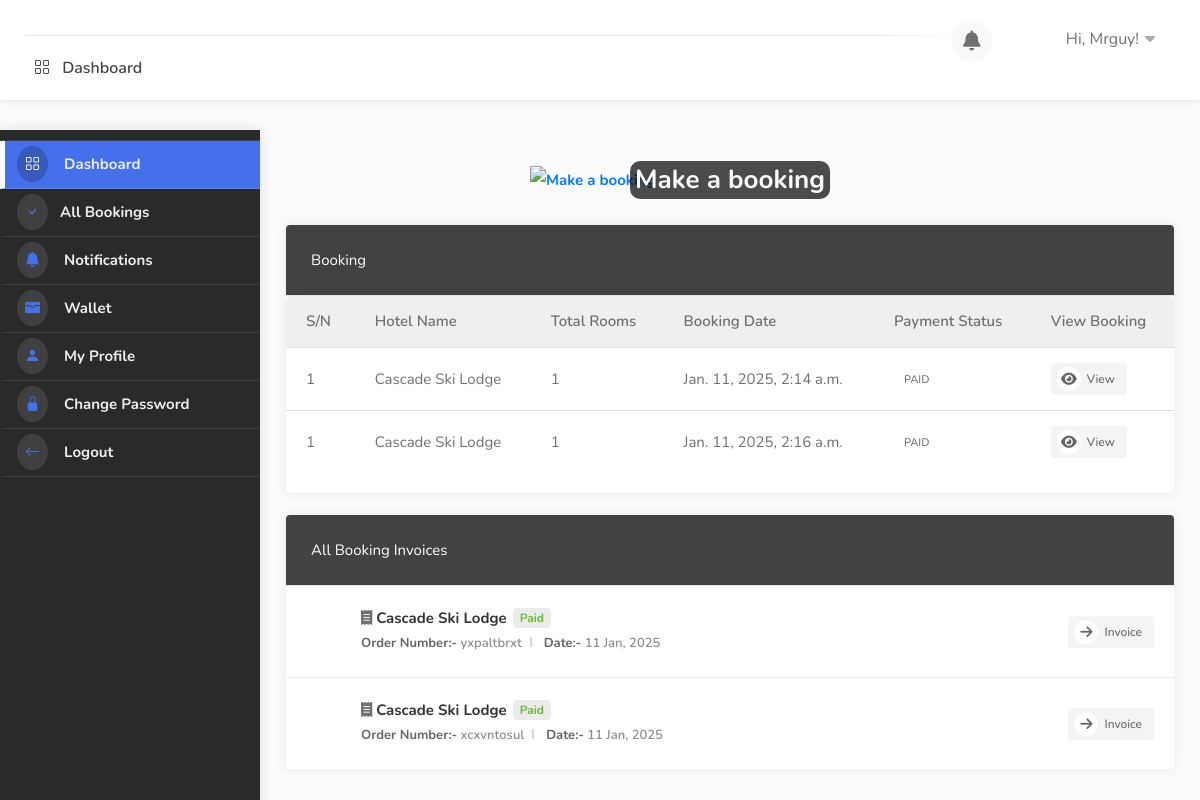
Page /dashboard/ (signed in) on the committed database.
### userauths/models.py (models this page shows, shortened)
class User(AbstractUser):
    full_name = models.CharField(max_length=1000, null=True, blank=True)
    username = models.CharField(max_length=100, null=True, blank=True)
    email = models.EmailField(unique=True)
    phone = models.CharField(max_length=100, null=True, blank=True)
    gender = models.CharField(max_length=100, choices=GENDER, null=True, blank=True)
    otp = models.CharField(max_length=100, null=True, blank=True)
    USERNAME_FIELD = "email"
    REQUIRED_FIELDS = ['username']

### hotel/models.py (models this page shows, shortened)
class Booking(models.Model):
    user = models.ForeignKey(User, on_delete=models.SET_NULL, null=True, blank=True)
    payment_status = models.CharField(max_length=100, choices=PAYMENT_STATUS, default="initiated")
    full_name = models.CharField(max_length=1000, null=True, blank=True)
    email = models.EmailField(null=True, blank=True)
    phone = models.CharField(max_length=1000, null=True, blank=True)
    hotel = models.ForeignKey(Hotel, on_delete=models.SET_NULL, null=True)
    room_type = models.ForeignKey(RoomType, on_delete=models.SET_NULL, null=True)
    room = models.ManyToManyField(Room)
    before_discount = models.DecimalField(max_digits=12, decimal_places=2, default=0.00)
    total = models.DecimalField(max_digits=12, decimal_places=2, default=0.00)
    saved = models.DecimalField(max_digits=12, decimal_places=2, default=0.00)
    check_in_date = models.DateField()
    check_out_date = models.DateField()
    total_days = models.PositiveIntegerField(default=0)
    num_adults = models.PositiveIntegerField(default=1)
    num_children = models.PositiveIntegerField(default=0)
    checked_in = models.BooleanField(default=False)
    checked_out = models.BooleanField(default=False)
    is_active = models.BooleanField(default=True)
    checked_in_tracker = models.BooleanField(default=False, help_text="DO NOT CHECK THIS BOX")
    checked_out_tracker = models.BooleanField(default=False, help_text="DO NOT CHECK THIS BOX")
    date = models.DateTimeField(auto_now_add=True, null=True, blank=True)
    coupons = models.ManyToManyField("hotel.Coupon", blank=True)
    stripe_payment_intent = models.CharField(max_length=200,null=True, blank=True)
    success_id = ShortUUIDField(length=300, max_length=505, alphabet="abcdefghijklmnopqrstuvxyz1234567890")
    booking_id = ShortUUIDField(unique=True, length=10, max_length=20, alphabet="abcdefghijklmnopqrstuvxyz")

class Hotel(models.Model):
    user = models.ForeignKey(User, on_delete=models.CASCADE)
    name = models.CharField(max_length=100)
    description = CKEditor5Field(config_name='extends', null=True, blank=True)
    image = models.FileField(upload_to="hotel_gallery")
    address = models.CharField(max_length=200)
    mobile = models.CharField(max_length=20)
    email = models.CharField(max_length=20)
    status = models.CharField(choices=HOTEL_STATUS, max_length=10, default="published", null=True, blank=True)
    tags = TaggableManager(blank=True)
    views = models.PositiveIntegerField(default=0)
    featured = models.BooleanField(default=False)
    hid = ShortUUIDField(unique=True, length=10, max_length=20, alphabet="abcdefghijklmnopqrstuvxyz1234567890")
    slug = models.SlugField(null=True, blank=True)
    date = models.DateTimeField(auto_now_add=True)
    def hotel_gallery(self):
        return HotelGallery.objects.filter(hotel=self)

### user_dashboard/views.py (the view)
# urls.py: path("dashboard/", include("user_dashboard.urls")),
@login_required
def dashboard(request):
    bookings = Booking.objects.filter(user=request.user, payment_status="paid")
    total_spent = Booking.objects.filter(user=request.user, payment_status="paid").aggregate(amount=models.Sum('total'))
    print("bookings ========", total_spent)
    context = {
        "bookings":bookings,
        "total_spent":total_spent,
    }
    return render(request, "user_dashboard/dashboard.html", context)

### hotel/context_processor.py (called while the page is built)
def default(request):
    if 'selection_data_obj' in request.session:
        total_selected_items = len(request.session['selection_data_obj'])
    else:
        total_selected_items = 0
    try:
        noti = Notification.objects.filter(user=request.user, seen=False)
    except:
        noti = None
    return {
        "total_selected_items": total_selected_items,
        "noti": noti,
    }

### templates/user_dashboard/dashboard.html (shortened to what this page needs)
{% extends 'partials/dashboard_base.html' %}
{% load static %}
{% block content %}
    <div id="dashboard">
        {% include 'partials/dashboard_sidebar.html' %}
        <div class="utf_dashboard_content">
        <section>
            <div style="position: relative; width: 100%; max-width: 400px; margin: auto;">
                <a href="/detail/cascade-ski-lodge">
                    <img src="{% static 'images/csc/lodge2.png' %}" alt="Make a booking" style="width: 100%;">
                    <div style="position: absolute; top: 50%; left: 50%; transform: translate(-50%, -50%); color: white; font-size: 26px; background: rgba(0, 0, 0, 0.7); padding: 5px; text-align: center; border-radius: 10px;">
                        Make a booking
                    </div>
                </a>
            </div>
        </section>
        <section>
            <div class="row">
                <div class="col-lg-12 col-md-12 mb-4">
                    <div class="utf_dashboard_list_box table-responsive recent_booking">
                        <h4>Booking</h4>
                        <div class="dashboard-list-box table-responsive invoices with-icons">
                            <table class="table table-hover">
                                <thead>
                                    <tr>
                                        <th>S/N</th>
                                        <th>Hotel Name</th>
                                        <th>Total Rooms</th>
                                        <th>Booking Date</th>
                                        <th>Payment Status</th>
                                        <th>View Booking</th>
                                    </tr>
                                </thead>
                                <tbody>
                                    {% for b in bookings %}
                                        <tr>
                                            <td>1</td>
                                            <td>{{ b.hotel.name }}</td>
                                            <td>{{ b.room.all.count }}</td>
                                            <td>{{b.date}}</td>
                                            <td><span class="badge text-uppercase">{{ b.payment_status }}</span></td>
                                            <td><a href="{% url 'dashboard:booking_detail' b.booking_id %}" class="button gray"><i class="fa fa-eye"></i> View</a></td>
                                        </tr>
                                    {% endfor %}
                                </tbody>
                            </table>
                        </div>
                    </div>
                </div>
                <div class="col-lg-12 col-md-12">
                    <div class="utf_dashboard_list_box invoices with-icons margin-top-20">
                        <h4>All Booking Invoices</h4>
                        <ul>
                            {% for b in bookings %}
                                <li><i class="fas fa-receipt"></i> <strong>{{b.hotel.name}} <span class="paid">{{b.payment_status|title}}</span></strong>
                                    <ul>
                                        <li><span>Order Number:-</span> {{b.booking_id}}</li>
                                        <li><span>Date:-</span> {{b.date|date:"d M, Y"}}</li>
                                    </ul>
                                    <div class="buttons-to-right"> <a href="{% url 'hotel:invoice' b.booking_id %}" class="button gray"><i class="fas fa-arrow-right"></i> Invoice</a> </div>
                                </li>
                            {% endfor %}
                        </ul>
                    </div>
                </div>
            </div>
        </section>
    </div>
{% endblock content %}

### templates/partials/dashboard_base.html (shortened to what this page needs)
{% load static %}
<!DOCTYPE html>
<html lang="zxx">
<head>
    <link rel="stylesheet" href="{% static 'css/stylesheet.css' %}">
    <link rel="stylesheet" href="{% static 'css/mmenu.css' %}">
    <link rel="stylesheet" href="{% static 'css/perfect-scrollbar.css' %}">
    <link rel="stylesheet" href="{% static 'css/style.css' %}" id="colors">
    <link rel="stylesheet" href="https://cdn.jsdelivr.net/npm/bootstrap-icons@1.10.5/font/bootstrap-icons.css">
    <link rel="stylesheet" href="https://cdnjs.cloudflare.com/ajax/libs/font-awesome/4.7.0/css/font-awesome.css" />
    <link rel="stylesheet" href="https://cdnjs.cloudflare.com/ajax/libs/font-awesome/6.0.0/css/all.min.css" />
    <link rel="stylesheet" href="https://cdn.jsdelivr.net/npm/@mdi/font@7.2.96/css/materialdesignicons.min.css">
    <link href='https://unpkg.com/boxicons@2.1.4/css/boxicons.min.css' rel='stylesheet'>
    <link rel="stylesheet" href="https://cdn.jsdelivr.net/npm/remixicon-ligatures@2.5.0/fonts/remixicon.min.css">
    <link href="https://cdn.jsdelivr.net/npm/remixicon@2.2.0/fonts/remixicon.css" rel="stylesheet">
</head>
<body>
    <div id="main_wrapper">
        <header id="header_part" class="fixed fullwidth_block dashboard">
            <div id="header" class="not-sticky">
                <div class="container">
                    <div class="utf_left_side">
                        <nav id="navigation" class="style_one">
                            <ul id="responsive">
                                <li><a href="{% url 'dashboard:dashboard' %}"> <i class="bi bi-grid"></i> Dashboard</a></li>
                            </ul>
                        </nav>
                        <div class="clearfix"></div>
                    </div>
                    <div class="utf_right_side">
                        <div class="header_widget">
                            <div class="dashboard_header_button_item {% if noti %} has-noti {% endif %} js-item-menu">
                                <i class="fas fa-bell"></i>
                            </div>
                            <div class="utf_user_menu">
                                <div class="utf_user_name"><span><img src="{{request.user.profile.image.url}}" alt=""></span>Hi, {{request.user.username|title}}!</div>
                            </div>
                        </div>
                    </div>
                </div>
            </div>
        </header>
        {% block content %}
        {% endblock content %}
    </div>
</body>
</html>

### static/css/mmenu.css (style rules this page uses)
:root { --mm-line-height: 20px; --mm-listitem-size: 44px; --mm-navbar-size: 44px; --mm-offset-top: 0; --mm-offset-right: 0; --mm-offset-bottom: 0; --mm-offset-left: 0; --mm-color-border: rgba(0, 0, 0, 0.1); --mm-color-button: rgba(0, 0, 0, 0.3); --mm-color-text: rgba(0, 0, 0, 0.75); --mm-color-text-dimmed: rgba(0, 0, 0, 0.3); --mm-color-background: #f3f3f3; --mm-color-background-highlight: rgba(0, 0, 0, 0.05); --mm-color-background-emphasis: rgba(255, 255, 255, 0.4); --mm-shadow: 0 0 10px rgba(0, 0, 0, 0.3) }

### static/css/style.css (style rules this page uses)
a { color: #007BFF; text-decoration: none; font-weight: bold; display: inline-flex; align-items: center; }
a i { margin-right: 8px; }
body { color: #707070; font-size: 15px; line-height: 28px; background-color: #fff; }
body, h1, h2, h3, h4, h5, h6, input[type="text"], input[type="password"], input[type="email"], textarea, select, input[type="button"], input[type="submit"], button, #tiptip_content, .map-box p, .map-box div, .numerical-rating .utf_counter_star_rating, body .nav_responsive i.menu-trigger:after { font-family: 'Nunito', sans-serif; text-transform: none; }
h1, h2, h3, h4, h5, h6 { color: #323232; }
* { margin: 0px; padding: 0px; box-sizing: border-box; }
ul, li { margin: 0px; list-style-type: none; }

### rows in the picture
User: user.username "Mrguy"
Booking: hotel.name "Cascade Ski Lodge", room.all.count "1", date "Jan. 11, 2025, 2:14 a.m.", payment_status "PAID", payment_status "Paid", booking_id "yxpaltbrxt", date "11 Jan, 2025"
Booking: hotel.name "Cascade Ski Lodge", room.all.count "1", date "Jan. 11, 2025, 2:16 a.m.", payment_status "PAID", payment_status "Paid", booking_id "xcxvntosul", date "11 Jan, 2025"
